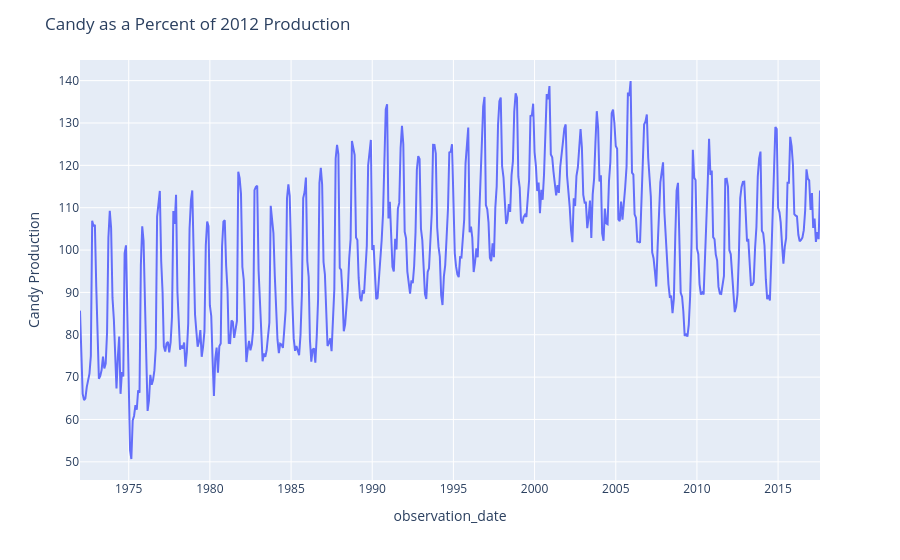

The cell this chart's notebook holds for it:
### Markdown cell above
## Monthly US Candy Production 1972 - 2016

### Code cell
candy_df = pd.read_csv('assets/candy_production.csv')

candy_df.head()

fig = px.line(candy_df,
              x='observation_date',
              y='IPG3113N')

fig.update_layout(title='Candy as a Percent of 2012 Production',
                  yaxis_title = 'Candy Production')
              
fig.show()

### Figure 1 — Plotly figure (JSON) as saved in the notebook; plotly's stock layout.template omitted (floating-point values rounded to 4 significant figures; data arrays with more than 128 entries replaced by an {"elided": "..."} marker saying what was removed)
{"data": [{"hovertemplate": "observation_date=%{x}<br>IPG3113N=%{y}<extra></extra>", "legendgroup": "", "line": {"color": "#636efa", "dash": "solid"}, "marker": {"symbol": "circle"}, "mode": "lines", "name": "", "orientation": "v", "showlegend": false, "type": "scatter", "x": {"elided": "548 str values"}, "xaxis": "x", "y": {"elided": "548 float values"}, "yaxis": "y"}], "layout": {"autosize": true, "legend": {"tracegroupgap": 0}, "margin": {"t": 60}, "title": {"text": "Candy as a Percent of 2012 Production"}, "xaxis": {"anchor": "y", "autorange": true, "domain": [0, 1], "range": ["1972-01-01", "2017-08-01"], "title": {"text": "observation_date"}, "type": "date"}, "yaxis": {"anchor": "x", "autorange": true, "domain": [0, 1], "range": [45.71, 144.9], "title": {"text": "Candy Production"}, "type": "linear"}}}
